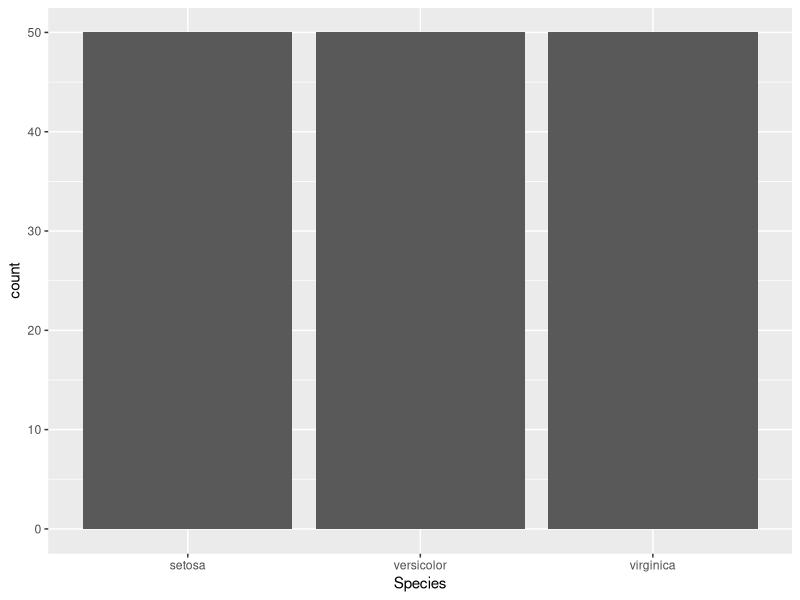
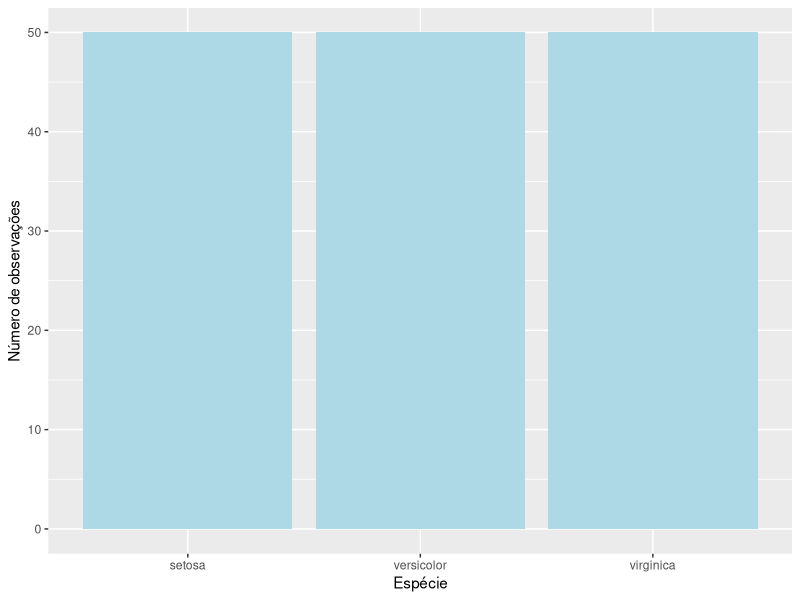
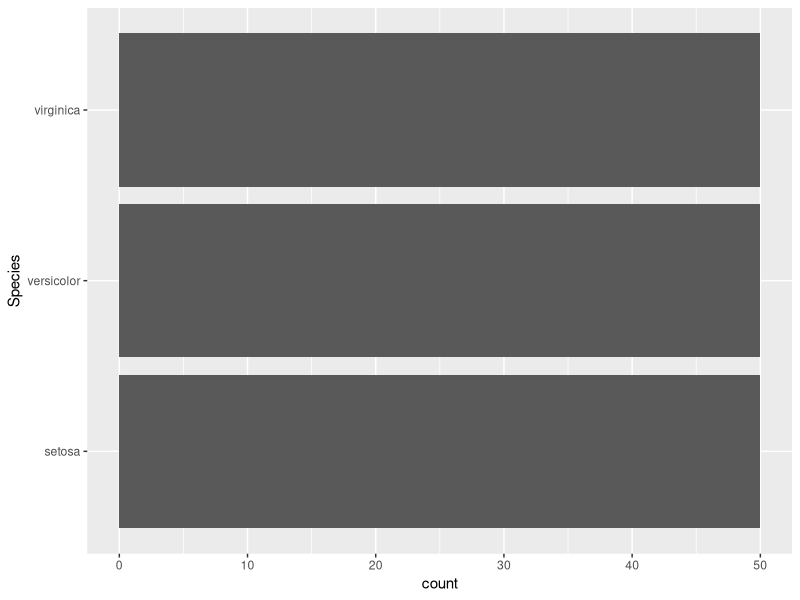
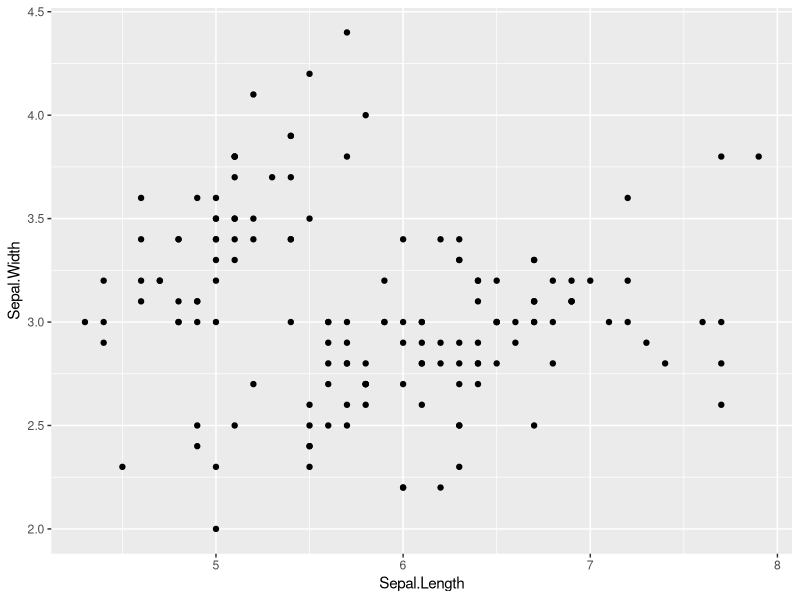
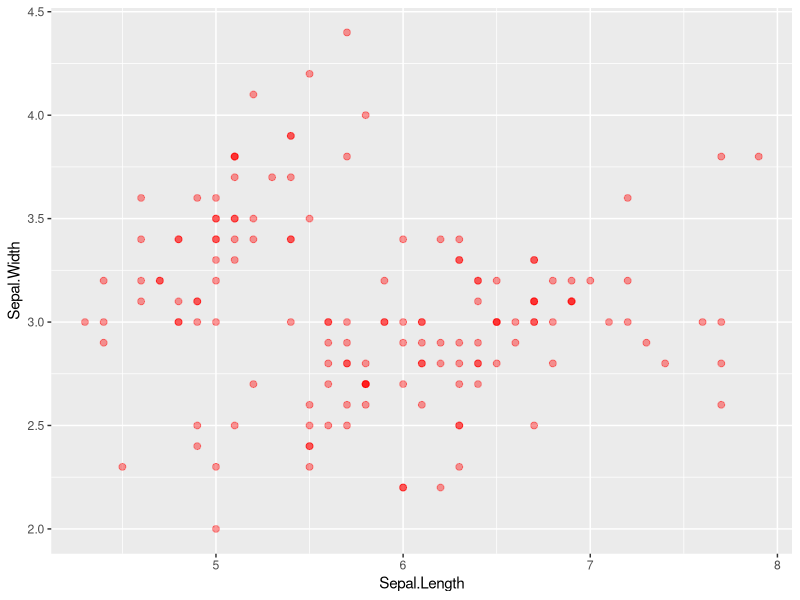
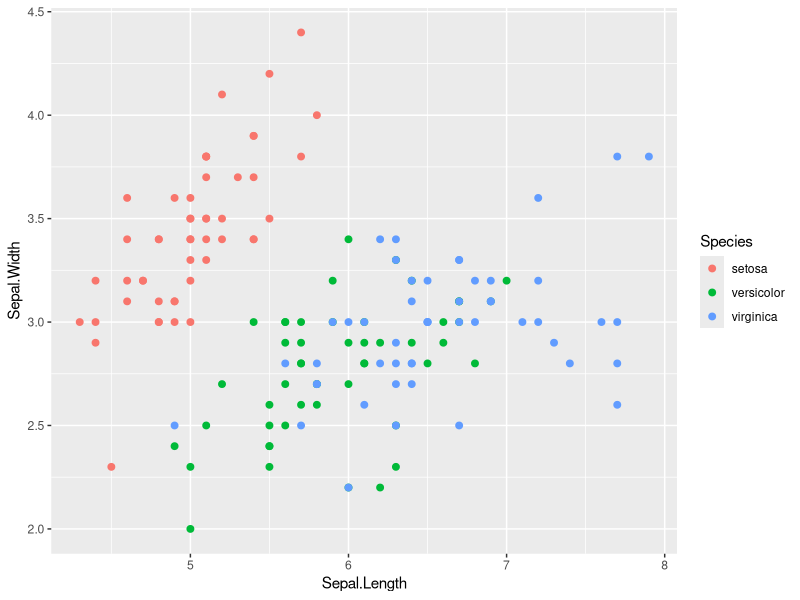
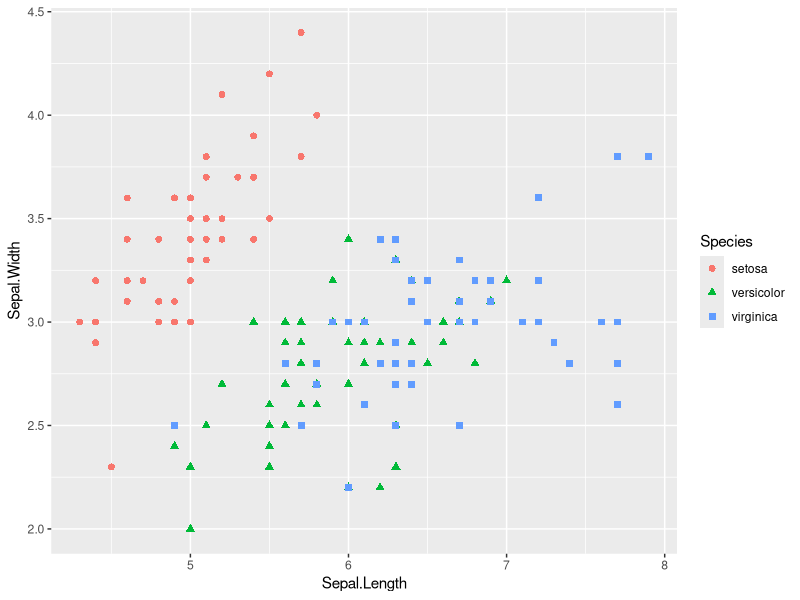
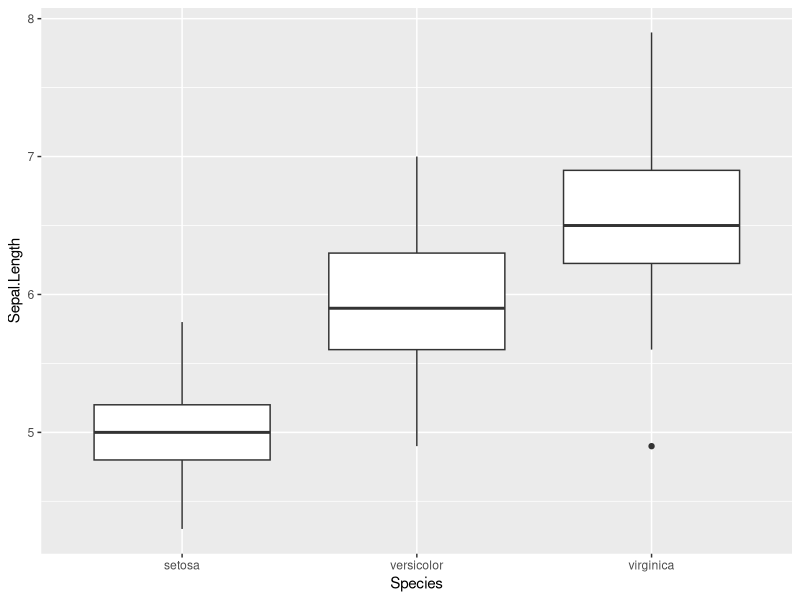

Generate these figures, in order, with R:
## ---- chunk 1
library(tidyverse)
library(readxl)
## ---- chunk 2
dados <- read_excel("./data/iris.xlsx")
head(dados)

?read_excel # ajuda sobre uma função
## ---- chunk 3
dim(dados)

dados$Sepal.Length

mean(dados$Sepal.Length)

median(dados$Sepal.Length)

var(dados$Sepal.Length)

min(dados$Sepal.Length)

summary(dados)
## ---- chunk 4
dados$Sepal.Length 
dados$Sepal.Length+1
dados$Sepal.Length+dados$Petal.Length
typeof(dados$Sepal.Length)
## ---- chunk 5
dados$Species
typeof(dados$Species)
## ---- chunk 6
novo.vetor <- dados$Sepal.Length>6.5
novo.vetor
typeof(novo.vetor)
## ---- chunk 7
mean(dados$Sepal.Length)
## ---- chunk 8
dados$Sepal.Length %>% mean
## ---- chunk 9
dados %>% names
## ---- chunk 10
dados %>% summary
## ---- chunk 11
dados %>% select(Sepal.Length)

dados %>% select(Sepal.Length,Sepal.Width)


dados %>% select(Sepal.Length,Sepal.Width) %>% summary

dados %>% select(Species) %>% table

dados %>% select(Species) %>% table %>% prop.table
## ---- chunk 12
dados %>% filter(Species=="setosa")

dados %>% filter(Species=="setosa") %>% select(Petal.Length,Sepal.Width) %>% summary
## ---- chunk 13
dados <- dados %>% mutate(SepalMaisPetalLength=Sepal.Length+Petal.Length,
                          areaSepala=Sepal.Length*Sepal.Width)

dados %>% select(SepalMaisPetalLength,areaSepala)
## ---- chunk 14
dados %>% arrange(Sepal.Length)

dados <- dados %>% arrange(Species,Sepal.Length)
dados
## ---- chunk 15
dados %>% summarize(media.sepal.length=mean(Sepal.Length))

dados %>% summarize(media.sepal.length=mean(Sepal.Length),
                    media.petal.length=mean(Petal.Length))
## ---- chunk 16
dados %>% summarize_all(mean)
## ---- chunk 17
dados %>% select_if(is.numeric) %>%  summarize_all(mean)
## ---- chunk 18
dados %>% select_if(is.numeric) %>%  summarize_all(c("mean","sd"))

estatisticas <- dados %>% select_if(is.numeric) %>%  
  summarize_all(funs(media=mean,desvio=sd))

estatisticas$Sepal.Length_media

estatisticas %>% as.data.frame
## ---- chunk 19
dados %>% summarize(media.sepal.length=mean(Sepal.Length),
                    media.petal.length=mean(Petal.Length))
## ---- chunk 20
dados %>% group_by(Species) %>% summarize(media.sepal.length=mean(Sepal.Length), 
                                          media.petal.length=mean(Petal.Length))

dados %>% group_by(Species) %>% summarize(media.sepal.length=mean(Sepal.Length), 
                                          media.petal.length=mean(Petal.Length)) %>% 
  arrange(desc(media.sepal.length))
## ---- chunk 21
mediana.petala <- median(dados$Petal.Length)

dados <- dados %>% mutate(grande=Petal.Length>mediana.petala)
dados$grande


dados %>% group_by(Species,grande) %>% summarize(media.sepal.length=mean(Sepal.Length),
                                                 media.petal.length=mean(Petal.Length))
## ---- chunk 22
dados <- read_excel("./data/iris.xlsx")
## ---- chunk 23
ggplot(dados) + geom_bar(aes(x = Species))
## ---- chunk 24
ggplot(dados) + geom_bar(aes(x = Species),fill="lightblue")+xlab("Espécie")+
  ylab("Número de observações")
## ---- chunk 25
ggplot(dados) + geom_bar(aes(x = Species)) + coord_flip()
## ---- chunk 26
ggplot(dados) + 
  geom_point(aes(x=Sepal.Length, y=Sepal.Width))
## ---- chunk 27
ggplot(dados) + 
  geom_point(aes(x=Sepal.Length, y=Sepal.Width),size=2,alpha=0.4,color="red")
## ---- chunk 28
ggplot(dados) + 
  geom_point(aes(x=Sepal.Length, y=Sepal.Width,color = Species),size=2)
## ---- chunk 29
ggplot(dados) + 
  geom_point(aes(x=Sepal.Length, y=Sepal.Width, colour = Species,shape = Species), size = 2)
## ---- chunk 30
ggplot(dados) + geom_boxplot(aes(x = Species, y = Sepal.Length))
## ---- chunk 31
ggplot(dados) + 
  geom_boxplot(aes(x = Species, y = Sepal.Length),fill = "lightblue", colour= "red")
## ---- chunk 32
ggplot(dados)  + 
  geom_boxplot(aes(x = Species, y = Sepal.Length),fill = "lightblue", colour= "red") + 
  xlab("Espécies") + 
  ylab("Comprimento das Sépalas") + 
  ggtitle("Comprimento das Sépalas")
## ---- chunk 33
ggplot(dados) + 
  geom_boxplot(aes(x = Species, y = Sepal.Length),fill = "lightblue", colour= "red") + 
  scale_x_discrete(name = "Espécies") + 
  scale_y_continuous(name = "Comprimento das Sépalas") + 
  ggtitle("Comprimento das Sépalas") + geom_jitter(aes(x = Species, y = Sepal.Length))
## ---- chunk 34
ggplot(dados) + 
  geom_histogram(aes(x = Sepal.Length), colour = "red", fill = "lightblue")
## ---- chunk 35
ggplot(dados) + 
  geom_histogram(aes(x = Sepal.Length), breaks = seq(4, 10, 1), colour = "red", 
                 fill = "lightblue") +
  scale_x_continuous(name = "Comprimento da Sépala", breaks = seq(4, 10, 1), 
                     limits=c(2, 12)) +
  facet_grid(Species ~ .)

## ---- chunk 36
ggplot(dados)  + 
  geom_boxplot(aes(x = Species, y = Sepal.Length),fill = "lightblue", colour= "red") + 
  xlab( "Espécies") + 
  ylab( "Comprimento das Sépalas") + 
  ggtitle("Comprimento das Sépalas") +  theme_bw()
## ---- chunk 37
ggplot(dados) + 
  geom_point(aes(x=Sepal.Length, y=Sepal.Width, colour = Species,shape = Species), size = 2)

theme = theme_set(theme_minimal(base_size = 20))
theme = theme_update(legend.position="top")

ggplot(dados) + 
  geom_point(aes(x=Sepal.Length, y=Sepal.Width, colour = Species,shape = Species), size = 2)


ggplot(dados) + 
  geom_point(aes(x=Sepal.Length, y=Sepal.Width, colour = Species,shape = Species), size = 2)
